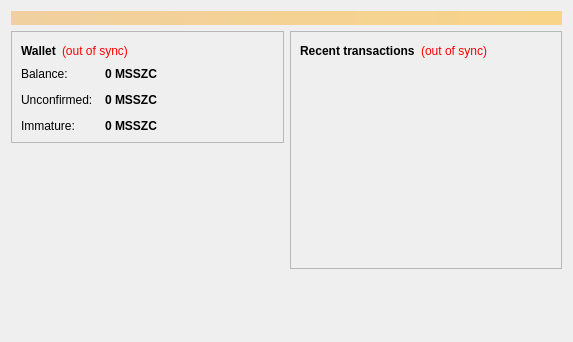
<?xml version="1.0" encoding="UTF-8"?>
<ui version="4.0">
 <class>OverviewPage</class>
 <widget class="QWidget" name="OverviewPage">
  <property name="geometry">
   <rect>
    <x>0</x>
    <y>0</y>
    <width>573</width>
    <height>342</height>
   </rect>
  </property>
  <property name="windowTitle">
   <string>Form</string>
  </property>
  <layout class="QVBoxLayout" name="topLayout">
   <item>
    <widget class="QLabel" name="labelAlerts">
     <property name="visible">
      <bool>false</bool>
     </property>
     <property name="styleSheet">
      <string notr="true">background-color: qlineargradient(x1: 0, y1: 0, x2: 1, y2: 0, stop:0 #F0D0A0, stop:1 #F8D488); color:#000000;</string>
     </property>
     <property name="wordWrap">
      <bool>true</bool>
     </property>
     <property name="margin">
      <number>3</number>
     </property>
    </widget>
   </item>
   <item>
    <layout class="QHBoxLayout" name="horizontalLayout" stretch="1,1">
     <item>
      <layout class="QVBoxLayout" name="verticalLayout_2">
       <item>
        <widget class="QFrame" name="frame">
         <property name="frameShape">
          <enum>QFrame::StyledPanel</enum>
         </property>
         <property name="frameShadow">
          <enum>QFrame::Raised</enum>
         </property>
         <layout class="QVBoxLayout" name="verticalLayout_4">
          <item>
           <layout class="QHBoxLayout" name="horizontalLayout_4">
            <item>
             <widget class="QLabel" name="label_5">
              <property name="font">
               <font>
                <weight>75</weight>
                <bold>true</bold>
               </font>
              </property>
              <property name="text">
               <string>Wallet</string>
              </property>
             </widget>
            </item>
            <item>
             <widget class="QLabel" name="labelWalletStatus">
              <property name="toolTip">
               <string>The displayed information may be out of date. Your wallet automatically synchronizes with the Msszcoin network after a connection is established, but this process has not completed yet.</string>
              </property>
              <property name="styleSheet">
               <string notr="true">QLabel { color: red; }</string>
              </property>
              <property name="text">
               <string notr="true">(out of sync)</string>
              </property>
              <property name="alignment">
               <set>Qt::AlignLeading|Qt::AlignLeft|Qt::AlignVCenter</set>
              </property>
             </widget>
            </item>
            <item>
             <spacer name="horizontalSpacer_2">
              <property name="orientation">
               <enum>Qt::Horizontal</enum>
              </property>
              <property name="sizeHint" stdset="0">
               <size>
                <width>40</width>
                <height>20</height>
               </size>
              </property>
             </spacer>
            </item>
           </layout>
          </item>
          <item>
           <layout class="QFormLayout" name="formLayout_2">
            <property name="fieldGrowthPolicy">
             <enum>QFormLayout::AllNonFixedFieldsGrow</enum>
            </property>
            <property name="horizontalSpacing">
             <number>12</number>
            </property>
            <property name="verticalSpacing">
             <number>12</number>
            </property>
            <item row="0" column="0">
             <widget class="QLabel" name="label">
              <property name="text">
               <string>Balance:</string>
              </property>
             </widget>
            </item>
            <item row="0" column="1">
             <widget class="QLabel" name="labelBalance">
              <property name="font">
               <font>
                <weight>75</weight>
                <bold>true</bold>
               </font>
              </property>
              <property name="cursor">
               <cursorShape>IBeamCursor</cursorShape>
              </property>
              <property name="toolTip">
               <string>Your current balance</string>
              </property>
              <property name="text">
               <string notr="true">0 MSSZC</string>
              </property>
              <property name="textInteractionFlags">
               <set>Qt::LinksAccessibleByMouse|Qt::TextSelectableByKeyboard|Qt::TextSelectableByMouse</set>
              </property>
             </widget>
            </item>
            <item row="1" column="0">
             <widget class="QLabel" name="label_3">
              <property name="text">
               <string>Unconfirmed:</string>
              </property>
             </widget>
            </item>
            <item row="1" column="1">
             <widget class="QLabel" name="labelUnconfirmed">
              <property name="font">
               <font>
                <weight>75</weight>
                <bold>true</bold>
               </font>
              </property>
              <property name="cursor">
               <cursorShape>IBeamCursor</cursorShape>
              </property>
              <property name="toolTip">
               <string>Total of transactions that have yet to be confirmed, and do not yet count toward the current balance</string>
              </property>
              <property name="text">
               <string notr="true">0 MSSZC</string>
              </property>
              <property name="textInteractionFlags">
               <set>Qt::LinksAccessibleByMouse|Qt::TextSelectableByKeyboard|Qt::TextSelectableByMouse</set>
              </property>
             </widget>
            </item>
            <item row="2" column="0">
             <widget class="QLabel" name="labelImmatureText">
              <property name="text">
               <string>Immature:</string>
              </property>
             </widget>
            </item>
            <item row="2" column="1">
             <widget class="QLabel" name="labelImmature">
              <property name="font">
               <font>
                <weight>75</weight>
                <bold>true</bold>
               </font>
              </property>
              <property name="toolTip">
               <string>Mined balance that has not yet matured</string>
              </property>
              <property name="text">
               <string notr="true">0 MSSZC</string>
              </property>
              <property name="textInteractionFlags">
               <set>Qt::LinksAccessibleByMouse|Qt::TextSelectableByKeyboard|Qt::TextSelectableByMouse</set>
              </property>
             </widget>
            </item>
           </layout>
          </item>
         </layout>
        </widget>
       </item>
       <item>
        <spacer name="verticalSpacer">
         <property name="orientation">
          <enum>Qt::Vertical</enum>
         </property>
         <property name="sizeHint" stdset="0">
          <size>
           <width>20</width>
           <height>40</height>
          </size>
         </property>
        </spacer>
       </item>
      </layout>
     </item>
     <item>
      <layout class="QVBoxLayout" name="verticalLayout_3">
       <item>
        <widget class="QFrame" name="frame_2">
         <property name="frameShape">
          <enum>QFrame::StyledPanel</enum>
         </property>
         <property name="frameShadow">
          <enum>QFrame::Raised</enum>
         </property>
         <layout class="QVBoxLayout" name="verticalLayout">
          <item>
           <layout class="QHBoxLayout" name="horizontalLayout_2">
            <item>
             <widget class="QLabel" name="label_4">
              <property name="text">
               <string>&lt;b&gt;Recent transactions&lt;/b&gt;</string>
              </property>
             </widget>
            </item>
            <item>
             <widget class="QLabel" name="labelTransactionsStatus">
              <property name="toolTip">
               <string>The displayed information may be out of date. Your wallet automatically synchronizes with the Msszcoin network after a connection is established, but this process has not completed yet.</string>
              </property>
              <property name="styleSheet">
               <string notr="true">QLabel { color: red; }</string>
              </property>
              <property name="text">
               <string notr="true">(out of sync)</string>
              </property>
              <property name="alignment">
               <set>Qt::AlignRight|Qt::AlignTrailing|Qt::AlignVCenter</set>
              </property>
             </widget>
            </item>
            <item>
             <spacer name="horizontalSpacer">
              <property name="orientation">
               <enum>Qt::Horizontal</enum>
              </property>
              <property name="sizeHint" stdset="0">
               <size>
                <width>40</width>
                <height>20</height>
               </size>
              </property>
             </spacer>
            </item>
           </layout>
          </item>
          <item>
           <widget class="QListView" name="listTransactions">
            <property name="styleSheet">
             <string notr="true">QListView { background: transparent; }</string>
            </property>
            <property name="frameShape">
             <enum>QFrame::NoFrame</enum>
            </property>
            <property name="verticalScrollBarPolicy">
             <enum>Qt::ScrollBarAlwaysOff</enum>
            </property>
            <property name="horizontalScrollBarPolicy">
             <enum>Qt::ScrollBarAlwaysOff</enum>
            </property>
            <property name="selectionMode">
             <enum>QAbstractItemView::NoSelection</enum>
            </property>
           </widget>
          </item>
         </layout>
        </widget>
       </item>
       <item>
        <spacer name="verticalSpacer_2">
         <property name="orientation">
          <enum>Qt::Vertical</enum>
         </property>
         <property name="sizeHint" stdset="0">
          <size>
           <width>20</width>
           <height>40</height>
          </size>
         </property>
        </spacer>
       </item>
      </layout>
     </item>
    </layout>
   </item>
  </layout>
 </widget>
 <resources/>
 <connections/>
</ui>
